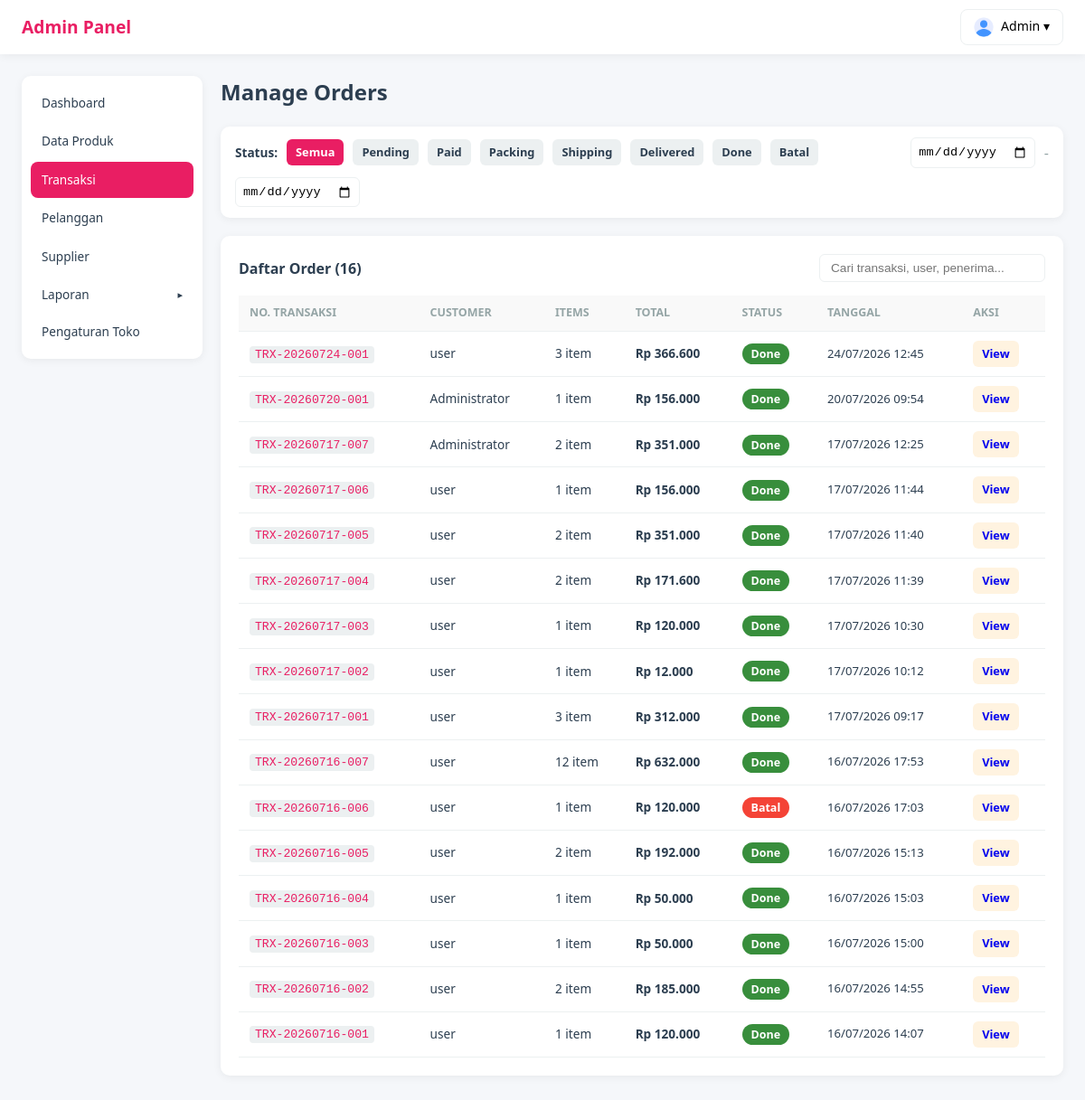
Page /be/admin/index.php?page=transaksi on the committed database.
### tables this page shows
CREATE TABLE `transaksi` (
  `id` int(11) NOT NULL AUTO_INCREMENT,
  `no_transaksi` varchar(30) NOT NULL,
  `tanggal` timestamp NULL DEFAULT current_timestamp(),
  `pelanggan_id` int(11) DEFAULT NULL,
  `user_id` int(11) NOT NULL,
  `subtotal` decimal(12,2) NOT NULL DEFAULT 0.00,
  `pajak_persen` decimal(5,2) NOT NULL DEFAULT 0.00,
  `pajak_nominal` decimal(12,2) NOT NULL DEFAULT 0.00,
  `diskon` decimal(12,2) NOT NULL DEFAULT 0.00,
  `total` decimal(12,2) NOT NULL DEFAULT 0.00,
  `metode_bayar` enum('cash','qris','transfer','creditcard') NOT NULL DEFAULT 'cash',
  `jumlah_bayar` decimal(12,2) NOT NULL DEFAULT 0.00,
  `kembalian` decimal(12,2) NOT NULL DEFAULT 0.00,
  `catatan` text DEFAULT NULL,
  `status` enum('pending','paid','packing','shipping','delivered','done','batal') NOT NULL DEFAULT 'pending',
  `nama_penerima` varchar(100) DEFAULT NULL,
  `telp_penerima` varchar(20) DEFAULT NULL,
  `alamat_pengiriman` text DEFAULT NULL,
  `payment_ref` varchar(100) DEFAULT NULL,
  `created_at` timestamp NULL DEFAULT current_timestamp(),
  `updated_at` timestamp NULL DEFAULT current_timestamp() ON UPDATE current_timestamp(),
  PRIMARY KEY (`id`),
  UNIQUE KEY `no_transaksi` (`no_transaksi`),
  KEY `pelanggan_id` (`pelanggan_id`),
  KEY `user_id` (`user_id`),
  CONSTRAINT `transaksi_ibfk_1` FOREIGN KEY (`pelanggan_id`) REFERENCES `pelanggan` (`id`),
  CONSTRAINT `transaksi_ibfk_2` FOREIGN KEY (`user_id`) REFERENCES `users` (`id`)
);

CREATE TABLE `users` (
  `id` int(11) NOT NULL AUTO_INCREMENT,
  `username` varchar(50) NOT NULL,
  `password` varchar(255) NOT NULL,
  `nama_lengkap` varchar(100) NOT NULL,
  `foto_profil` varchar(255) DEFAULT NULL,
  `role` enum('admin','kasir') NOT NULL DEFAULT 'kasir',
  `no_telp` varchar(20) DEFAULT NULL,
  `alamat` text DEFAULT NULL,
  `nama_penerima_default` varchar(100) DEFAULT NULL,
  `is_active` tinyint(1) NOT NULL DEFAULT 1,
  `created_at` timestamp NULL DEFAULT current_timestamp(),
  `updated_at` timestamp NULL DEFAULT current_timestamp() ON UPDATE current_timestamp(),
  PRIMARY KEY (`id`),
  UNIQUE KEY `username` (`username`)
);

### html/be/admin/pages/transaksi.php (the view, shortened to what this page needs)
<?php
$filterStatus = $_GET['status'] ?? '';
$search = trim($_GET['search'] ?? '');
$dateFrom = $_GET['dari'] ?? '';
$dateTo = $_GET['sampai'] ?? '';
$where = '1=1';
$params = [];
$sql = "SELECT t.*, u.nama_lengkap as customer_name, (SELECT COUNT(*) FROM detail_transaksi WHERE transaksi_id = t.id) as item_count FROM transaksi t LEFT JOIN users u ON t.user_id = u.id WHERE $where ORDER BY t.created_at DESC";
$stmt = $db->prepare($sql);
$stmt->execute($params);
$orders = $stmt->fetchAll();
$statusMap = [
    'pending' => ['label' => 'Pending', 'color' => '#9e9e9e'],
    'paid' => ['label' => 'Paid', 'color' => '#2196f3'],
    'packing' => ['label' => 'Packing', 'color' => '#ff9800'],
    'shipping' => ['label' => 'Shipping', 'color' => '#9c27b0'],
    'delivered' => ['label' => 'Delivered', 'color' => '#4caf50'],
    'done' => ['label' => 'Done', 'color' => '#388e3c'],
    'batal' => ['label' => 'Batal', 'color' => '#f44336'],
];
?>
<h1 class="page-title">Manage Orders</h1>
<div class="card" style="padding:12px 16px;">
    <form method="GET" style="display:flex;gap:10px;flex-wrap:wrap;align-items:center;">
        <span style="font-size:0.85rem;font-weight:600;">Status:</span>
        <a href="?page=transaksi<?php echo $search ? '&search='.urlencode($search) : ''; ?><?php echo $dateFrom ? '&dari='.$dateFrom : ''; ?><?php echo $dateTo ? '&sampai='.$dateTo : ''; ?>" class="btn btn-sm <?php echo !$filterStatus ? 'btn-primary' : 'btn-secondary'; ?>">Semua</a>
        <?php foreach ($statusMap as $key => $val): ?>
            <a href="?page=transaksi&status=<?php echo $key; ?><?php echo $search ? '&search='.urlencode($search) : ''; ?><?php echo $dateFrom ? '&dari='.$dateFrom : ''; ?><?php echo $dateTo ? '&sampai='.$dateTo : ''; ?>" class="btn btn-sm <?php echo $filterStatus === $key ? 'btn-primary' : 'btn-secondary'; ?>"><?php echo $val['label']; ?></a>
        <?php endforeach; ?>
        <input type="date" name="dari" value="<?php echo $dateFrom; ?>" onchange="this.form.submit()" style="padding:7px;border:1.5px solid var(--gray-light);border-radius:6px;font-size:0.85rem;">
        <span style="color:var(--gray);">-</span>
        <input type="date" name="sampai" value="<?php echo $dateTo; ?>" onchange="this.form.submit()" style="padding:7px;border:1.5px solid var(--gray-light);border-radius:6px;font-size:0.85rem;">
    </form>
</div>
<div class="card">
    <div style="display:flex;justify-content:space-between;align-items:center;margin-bottom:15px;">
        <h3 style="margin:0;">Daftar Order (<?php echo count($orders); ?>)</h3>
        <div style="display:flex;gap:8px;align-items:center;">
            <input type="text" id="order-search" value="<?php echo htmlspecialchars($search); ?>" placeholder="Cari transaksi, user, penerima..." style="padding:7px 12px;border:1.5px solid var(--gray-light);border-radius:6px;font-size:0.85rem;outline:none;width:250px;">
        </div>
    </div>
    <div class="table-wrapper">
        <table class="table">
            <thead><tr><th>No. Transaksi</th><th>Customer</th><th>Items</th><th>Total</th><th>Status</th><th>Tanggal</th><th>Aksi</th></tr></thead>
            <tbody>
                <?php foreach ($orders as $order): ?>
                <?php $st = $statusMap[$order['status']] ?? $statusMap['pending']; ?>
                <tr>
                    <td><a href="?page=order-detail&id=<?php echo $order['id']; ?>" style="color:var(--primary);text-decoration:none;"><code><?php echo $order['no_transaksi']; ?></code></a></td>
                    <td><?php echo htmlspecialchars($order['customer_name'] ?? '-'); ?></td>
                    <td><?php echo $order['item_count']; ?> item</td>
                    <td><strong>Rp <?php echo number_format($order['total'], 0, ',', '.'); ?></strong></td>
                    <td><span class="badge" style="background:<?php echo $st['color']; ?>;color:white;"><?php echo $st['label']; ?></span></td>
                    <td style="font-size:0.82rem;"><?php echo date('d/m/Y H:i', strtotime($order['created_at'])); ?></td>
                    <td style="white-space:nowrap;">
                        <a href="?page=order-detail&id=<?php echo $order['id']; ?>" class="btn btn-sm btn-edit">View</a>
                    </td>
                </tr>
                <?php endforeach; ?>
            </tbody>
        </table>
    </div>
</div>

### html/be/admin/css/admin.css (style rules this page uses)
* { margin: 0; padding: 0; box-sizing: border-box; }
:root { --primary: #e91e63; --primary-dark: #c2185b; --primary-light: #fce4ec; --secondary: #4caf50; --warning: #ff9800; --danger: #f44336; --dark: #2c3e50; --gray: #95a5a6; --gray-light: #ecf0f1; --white: #ffffff; --radius: 10px; --shadow: 0 2px 10px rgba(0, 0, 0, 0.06); }
body { font-family: 'Segoe UI', Tahoma, Geneva, Verdana, sans-serif; background: #f5f7fa; color: var(--dark); line-height: 1.5; }
.page-title { font-size: 1.5rem; font-weight: 700; margin-bottom: 20px; }
.card { background: var(--white); border-radius: var(--radius); padding: 20px; box-shadow: var(--shadow); margin-bottom: 20px; }
.card h3 { font-size: 1rem; margin-bottom: 15px; color: var(--dark); }
.btn { padding: 9px 16px; border: none; border-radius: 6px; font-size: 0.85rem; font-weight: 600; cursor: pointer; text-decoration: none; display: inline-flex; align-items: center; gap: 4px; transition: opacity 0.2s; }
.btn-primary { background: var(--primary); color: var(--white); }
.btn-secondary { background: var(--gray-light); color: var(--dark); }
.btn-sm { padding: 5px 10px; font-size: 0.8rem; }
.btn-edit { background: #fff3e0; }
.table-wrapper { overflow-x: auto; }
.table { width: 100%; border-collapse: collapse; font-size: 0.85rem; }
.table th, .table td { padding: 10px 12px; text-align: left; border-bottom: 1px solid var(--gray-light); }
.table th { background: #f9f9f9; font-weight: 600; font-size: 0.78rem; text-transform: uppercase; color: var(--gray); }
.table code { background: var(--gray-light); padding: 2px 6px; border-radius: 4px; font-size: 0.82rem; }
.badge { padding: 3px 10px; border-radius: 12px; font-size: 0.78rem; font-weight: 600; }

### rows in the picture
transaksi: no_transaksi "TRX-20260724-001", user.nama_lengkap "user", item_count "3", total "366.600", status "Done", created_at "24/07/2026 12:45"
transaksi: no_transaksi "TRX-20260720-001", user.nama_lengkap "Administrator", item_count "1", total "156.000", status "Done", created_at "20/07/2026 09:54"
transaksi: no_transaksi "TRX-20260717-007", user.nama_lengkap "Administrator", item_count "2", total "351.000", status "Done", created_at "17/07/2026 12:25"
transaksi: no_transaksi "TRX-20260717-006", user.nama_lengkap "user", item_count "1", total "156.000", status "Done", created_at "17/07/2026 11:44"
transaksi: no_transaksi "TRX-20260717-005", user.nama_lengkap "user", item_count "2", total "351.000", status "Done", created_at "17/07/2026 11:40"
transaksi: no_transaksi "TRX-20260717-004", user.nama_lengkap "user", item_count "2", total "171.600", status "Done", created_at "17/07/2026 11:39"
transaksi: no_transaksi "TRX-20260717-003", user.nama_lengkap "user", item_count "1", total "120.000", status "Done", created_at "17/07/2026 10:30"
transaksi: no_transaksi "TRX-20260717-002", user.nama_lengkap "user", item_count "1", total "12.000", status "Done", created_at "17/07/2026 10:12"
transaksi: no_transaksi "TRX-20260717-001", user.nama_lengkap "user", item_count "3", total "312.000", status "Done", created_at "17/07/2026 09:17"
transaksi: no_transaksi "TRX-20260716-007", user.nama_lengkap "user", item_count "12", total "632.000", status "Done", created_at "16/07/2026 17:53"
transaksi: no_transaksi "TRX-20260716-006", user.nama_lengkap "user", item_count "1", total "120.000", status "Batal", created_at "16/07/2026 17:03"
transaksi: no_transaksi "TRX-20260716-005", user.nama_lengkap "user", item_count "2", total "192.000", status "Done", created_at "16/07/2026 15:13"
transaksi: no_transaksi "TRX-20260716-004", user.nama_lengkap "user", item_count "1", total "50.000", status "Done", created_at "16/07/2026 15:03"
transaksi: no_transaksi "TRX-20260716-003", user.nama_lengkap "user", item_count "1", total "50.000", status "Done", created_at "16/07/2026 15:00"
transaksi: no_transaksi "TRX-20260716-002", user.nama_lengkap "user", item_count "2", total "185.000", status "Done", created_at "16/07/2026 14:55"
transaksi: no_transaksi "TRX-20260716-001", user.nama_lengkap "user", item_count "1", total "120.000", status "Done", created_at "16/07/2026 14:07"

### other values in the picture
$_SESSION['user']['username'] "Admin"
$val['label'] "Pending"
$val['label'] "Paid"
$val['label'] "Packing"
$val['label'] "Shipping"
$val['label'] "Delivered"
$val['label'] "Done"
$val['label'] "Batal"
count($orders) "16"
